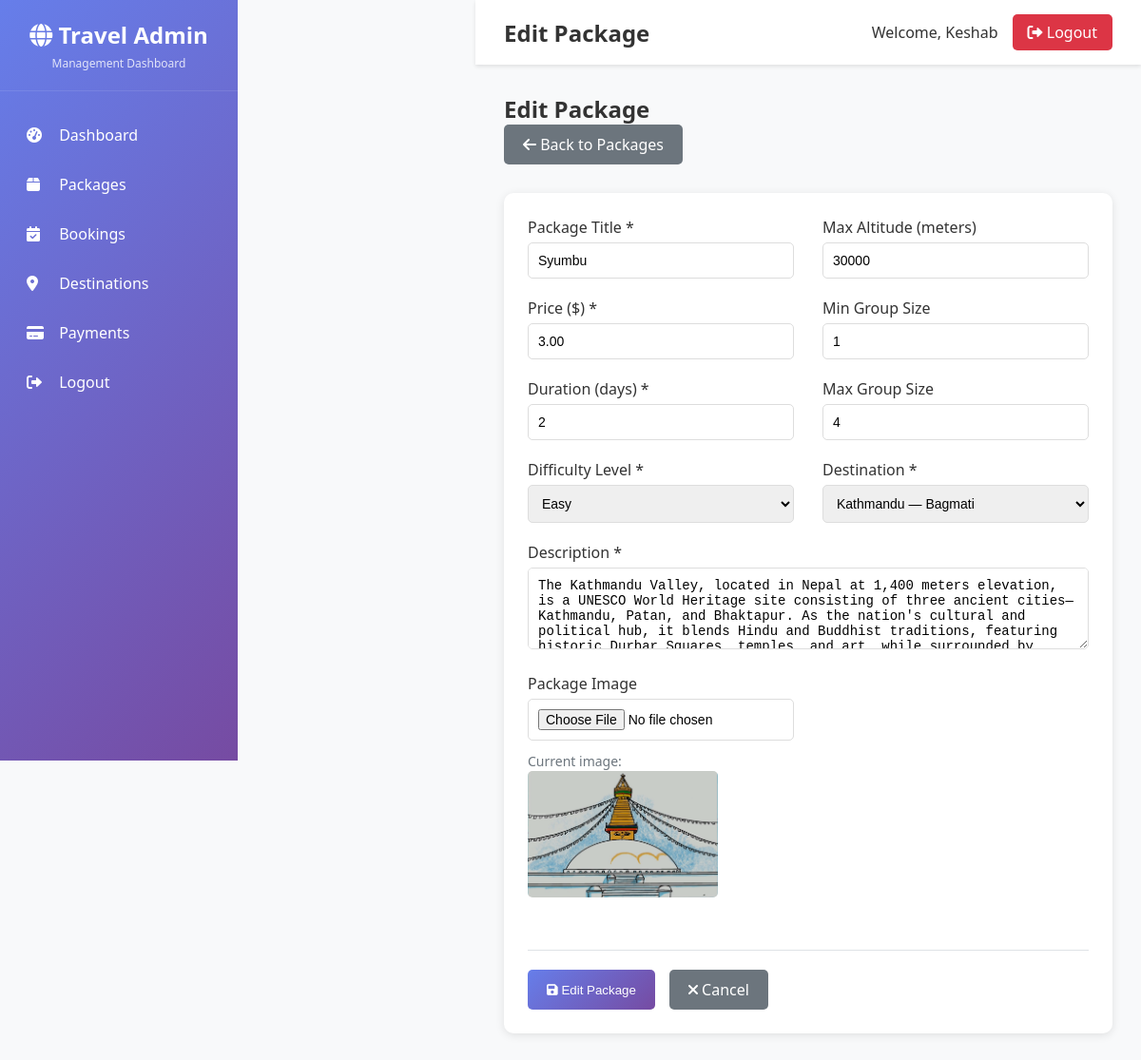
/admin-dashboard/packages/3/edit/ (signed in), run on an earlier commit of the app's database.
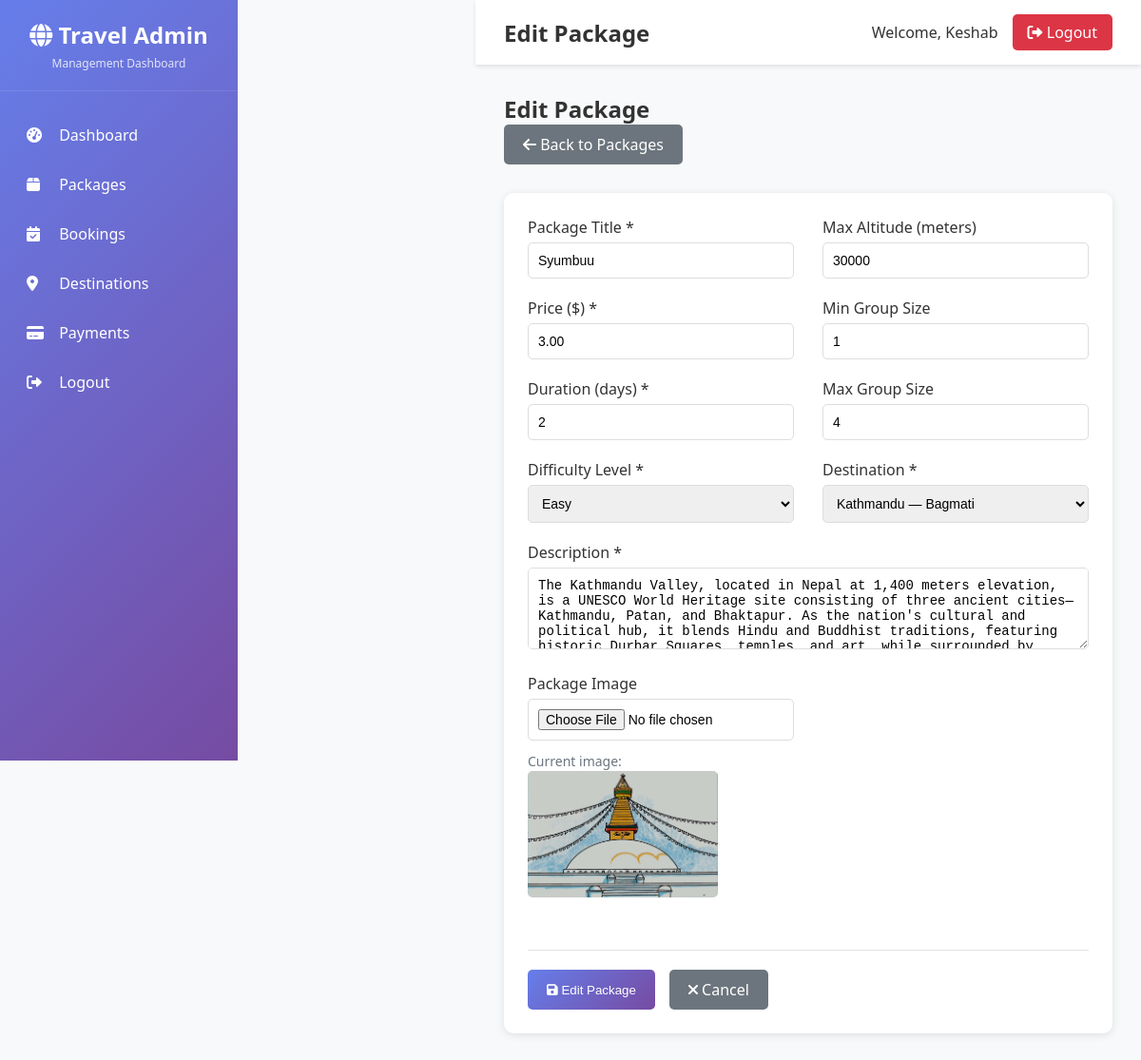
And on a later commit of the database.
### tours/models.py (models this page shows, shortened)
class Package(models.Model):
    DIFFICULTY_CHOICES = [
        ('easy', 'Easy'),
        ('moderate', 'Moderate'),
        ('hard', 'Hard'),
    ]
    id = models.AutoField(primary_key=True)
    title = models.CharField(max_length=200)
    price = models.DecimalField(max_digits=10, decimal_places=2)
    duration = models.PositiveIntegerField(help_text="Duration in days")
    description = models.TextField(blank=True)
    difficulty = models.CharField(max_length=20, choices=DIFFICULTY_CHOICES, default='moderate')
    max_altitude = models.PositiveIntegerField(null=True, blank=True, help_text="Metres")
    group_size_min = models.PositiveIntegerField(default=1)
    group_size_max = models.PositiveIntegerField(default=12)
    image = models.ImageField(upload_to='packages/', blank=True, null=True)
    destination = models.ForeignKey(Destination, on_delete=models.CASCADE, related_name='packages', db_column='destination_id')
    created_at = models.DateTimeField(auto_now_add=True)
    class Meta:
        db_table = 'packages'

### admin_dashboard/views.py (the view)
# urls.py: path('packages/<int:pk>/edit/', views.package_update, name='admin_package_update'),
@login_required
@user_passes_test(is_superuser)
def package_update(request, pk):
    package = get_object_or_404(Package, pk=pk)
    if request.method == 'POST':
        form = PackageForm(request.POST, request.FILES, instance=package)
        if form.is_valid():
            form.save()
            messages.success(request, 'Package updated successfully!')
            return redirect('admin_package_list')
    else:
        form = PackageForm(instance=package)
    return render(request, 'admin_dashboard/package_form.html', {'form': form, 'title': 'Edit Package', 'package': package})

### admin_dashboard/views.py (called while the page is built)
def is_superuser(user):
    return user.is_superuser

### tours/models.py (called while the page is built)
    def __str__(self):
        return f"{self.name} — {self.location}"

### admin_dashboard/templates/admin_dashboard/package_form.html (shortened to what the changed rows need)
{% extends "admin_dashboard/base.html" %}
{% block main_content %}
<div class="main-content">
    <div class="top-bar">
        <h1>{{ title }}</h1>
    </div>
    <div class="dashboard-content">
        <div class="page-header">
            <div class="d-flex justify-content-between align-items-center">
                <h2>{{ title }}</h2>
            </div>
        </div>
        <div class="form-card">
            <form method="POST" enctype="multipart/form-data">
                <div class="row">
                    <div class="col-md-6">
                        <div class="form-group">
                            <label for="{{ form.title.id_for_label }}">Package Title *</label>
                            {{ form.title }}
                        </div>
                        <div class="form-group">
                            <label for="{{ form.price.id_for_label }}">Price ($) *</label>
                            {{ form.price }}
                        </div>
                        <div class="form-group">
                            <label for="{{ form.duration.id_for_label }}">Duration (days) *</label>
                            {{ form.duration }}
                        </div>
                        <div class="form-group">
                            <label for="{{ form.difficulty.id_for_label }}">Difficulty Level *</label>
                            {{ form.difficulty }}
                        </div>
                    </div>
                    <div class="col-md-6">
                        <div class="form-group">
                            <label for="{{ form.max_altitude.id_for_label }}">Max Altitude (meters)</label>
                            {{ form.max_altitude }}
                        </div>
                        <div class="form-group">
                            <label for="{{ form.group_size_min.id_for_label }}">Min Group Size</label>
                            {{ form.group_size_min }}
                        </div>
                        <div class="form-group">
                            <label for="{{ form.group_size_max.id_for_label }}">Max Group Size</label>
                            {{ form.group_size_max }}
                        </div>
                        <div class="form-group">
                            <label for="{{ form.destination.id_for_label }}">Destination *</label>
                            {{ form.destination }}
                        </div>
                    </div>
                </div>
                <div class="row">
                    <div class="col-md-12">
                        <div class="form-group">
                            <label for="{{ form.description.id_for_label }}">Description *</label>
                            {{ form.description }}
                        </div>
                    </div>
                </div>
                <div class="row">
                    <div class="col-md-6">
                        <div class="form-group">
                            <label for="{{ form.image.id_for_label }}">Package Image</label>
                            {{ form.image }}
                            {% if package.image %}
                                <div class="mt-2">
                                    <small class="text-muted">Current image:</small><br>
                                    <img src="{{ package.image.url }}" alt="{{ package.title }}" style="max-width: 200px; max-height: 150px; border-radius: 5px;">
                                </div>
                            {% endif %}
                        </div>
                    </div>
                </div>
            </form>
        </div>
    </div>
</div>
{% endblock %}

What changed in the data, as far as the page shows it:
changed Package "Easy": title "Syumbu" → "Syumbuu"
